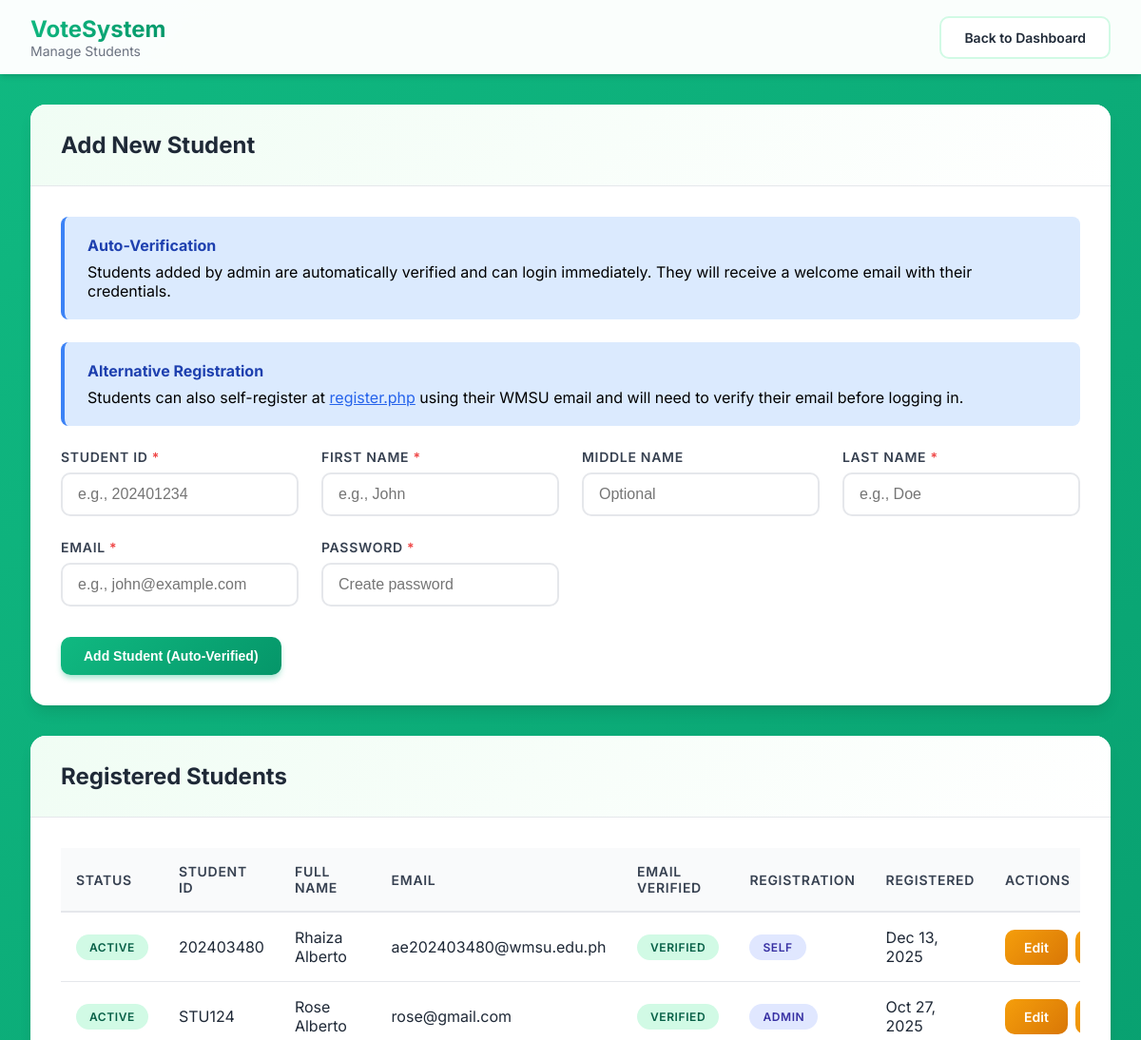
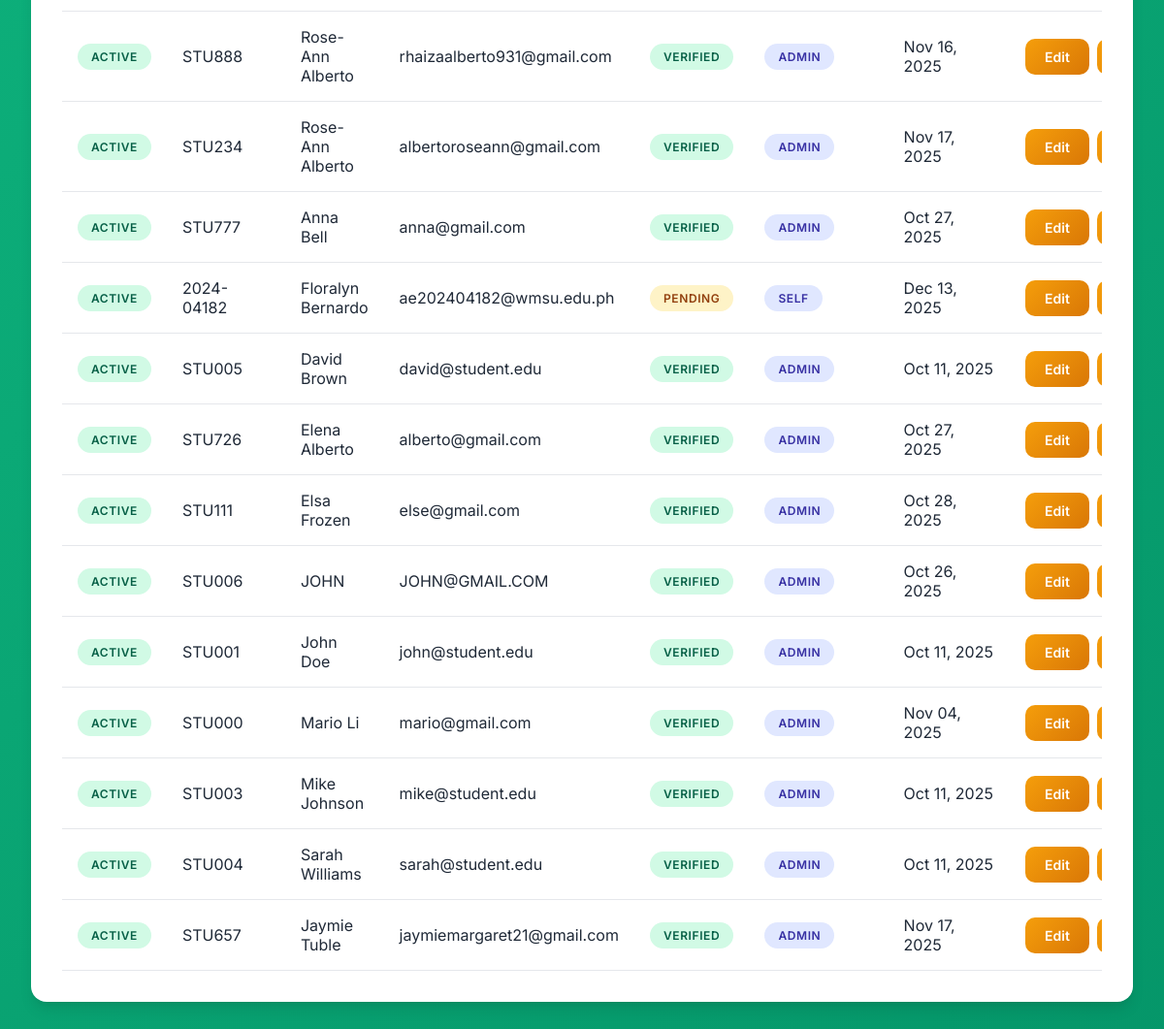
The app's page /students/manage_students.php (signed in) with its own data (2 pictures, top to bottom).
### tables this page shows
CREATE TABLE `users` (
  `id` int(11) NOT NULL,
  `student_id` varchar(50) NOT NULL,
  `first_name` varchar(100) DEFAULT NULL,
  `middle_name` varchar(100) DEFAULT NULL,
  `last_name` varchar(100) DEFAULT NULL,
  `email` varchar(100) NOT NULL,
  `email_verified` tinyint(1) DEFAULT 0,
  `is_active` tinyint(1) DEFAULT 1,
  `deactivated_at` timestamp NULL DEFAULT NULL,
  `deactivated_by` int(11) DEFAULT NULL,
  `deleted_at` timestamp NULL DEFAULT NULL,
  `deleted_by` int(11) DEFAULT NULL,
  `verification_token` varchar(64) DEFAULT NULL,
  `token_expires_at` datetime DEFAULT NULL,
  `registration_method` enum('admin_added','self_registered') DEFAULT 'admin_added',
  `password` varchar(255) NOT NULL,
  `role` enum('student','admin') DEFAULT 'student',
  `created_at` timestamp NOT NULL DEFAULT current_timestamp()
);

### students/manage_students.php (the view, shortened to what this page needs)
<?php
$conn = getDBConnection();
$editMode = false;
$editStudent = null;
$studentsQuery = "SELECT
                    id,
                    student_id,
                    first_name,
                    middle_name,
                    last_name,
                    TRIM(CONCAT_WS(' ', first_name, middle_name, last_name)) AS full_name,
                    email,
                    email_verified,
                    registration_method,
                    is_active,
                    deactivated_at,
                    deleted_at,
                    created_at
                  FROM users
                  WHERE role = 'student' AND deleted_at IS NULL
                  ORDER BY is_active DESC, last_name, first_name";
$students = $conn->query($studentsQuery);
?>
<!DOCTYPE html>
<html lang="en">
<head>
</head>
<body>
    <nav class="modern-navbar">
        <div class="navbar-content">
            <div class="navbar-brand">
                <div class="brand-text">
                    <h1>VoteSystem</h1>
                    <p>Manage Students</p>
                </div>
            </div>
            <a href="../admin/admin_dashboard.php" class="btn-modern btn-secondary">Back to Dashboard</a>
        </div>
    </nav>
    <div class="modern-container">
        <?php if ($editMode && $editStudent): ?>
        <div class="modern-card fade-in">
            <div class="card-header">
                <h2 class="card-title">Edit Student</h2>
            </div>
            <div class="card-body">
                <form method="POST" action="">
                    <input type="hidden" name="user_id" value="<?php echo $editStudent['id']; ?>">
                    <div class="form-grid">
                        <div class="form-group">
                            <label class="form-label">Student ID <span class="required">*</span></label>
                            <input type="text" name="student_id" class="form-input"
                                   value="<?php echo htmlspecialchars($editStudent['student_id']); ?>" required>
                        </div>
                        <div class="form-group">
                            <label class="form-label">First Name <span class="required">*</span></label>
                            <input type="text" name="first_name" class="form-input"
                                   value="<?php echo htmlspecialchars($editStudent['first_name'] ?? ''); ?>" required>
                        </div>
                        <div class="form-group">
                            <label class="form-label">Middle Name</label>
                            <input type="text" name="middle_name" class="form-input"
                                   value="<?php echo htmlspecialchars($editStudent['middle_name'] ?? ''); ?>"
                                   placeholder="Optional">
                        </div>
                        <div class="form-group">
                            <label class="form-label">Last Name <span class="required">*</span></label>
                            <input type="text" name="last_name" class="form-input"
                                   value="<?php echo htmlspecialchars($editStudent['last_name'] ?? ''); ?>" required>
                        </div>
                        <div class="form-group">
                            <label class="form-label">Email <span class="required">*</span></label>
                            <input type="email" name="email" class="form-input"
                                   value="<?php echo htmlspecialchars($editStudent['email']); ?>" required>
                        </div>
                        <div class="form-group">
                            <label class="form-label">New Password</label>
                            <input type="password" name="password" class="form-input"
                                   placeholder="Leave blank to keep current">
                        </div>
                    </div>
                    <div style="display: flex; gap: 1rem; flex-wrap: wrap;">
                        <button type="submit" name="edit_student" class="btn-modern btn-primary">
                            Save Changes
                        </button>
                        <a href="manage_students.php" class="btn-modern btn-secondary">Cancel</a>
                    </div>
                </form>
            </div>
        </div>
        <?php else: ?>
        <div class="modern-card fade-in">
            <div class="card-header">
                <h2 class="card-title">Add New Student</h2>
            </div>
            <div class="card-body">
                <div class="info-banner">
                    <strong>Auto-Verification</strong>
                    Students added by admin are automatically verified and can login immediately. They will receive a welcome email with their credentials.
                </div>
                <div class="info-banner">
                    <strong>Alternative Registration</strong>
                    Students can also self-register at <a href="../register.php" target="_blank">register.php</a> using their WMSU email and will need to verify their email before logging in.
                </div>
                <form method="POST" action="">
                    <div class="form-grid">
                        <div class="form-group">
                            <label class="form-label">Student ID <span class="required">*</span></label>
                            <input type="text" name="student_id" class="form-input"
                                   placeholder="e.g., 202401234" required>
                        </div>
                        <div class="form-group">
                            <label class="form-label">First Name <span class="required">*</span></label>
                            <input type="text" name="first_name" class="form-input"
                                   placeholder="e.g., John" required>
                        </div>
                        <div class="form-group">
                            <label class="form-label">Middle Name</label>
                            <input type="text" name="middle_name" class="form-input"
                                   placeholder="Optional">
                        </div>
                        <div class="form-group">
                            <label class="form-label">Last Name <span class="required">*</span></label>
                            <input type="text" name="last_name" class="form-input"
                                   placeholder="e.g., Doe" required>
                        </div>
                        <div class="form-group">
                            <label class="form-label">Email <span class="required">*</span></label>
                            <input type="email" name="email" class="form-input"
                                   placeholder="e.g., john@example.com" required>
                        </div>
                        <div class="form-group">
                            <label class="form-label">Password <span class="required">*</span></label>
                            <input type="password" name="password" class="form-input"
                                   placeholder="Create password" required>
                        </div>
                    </div>
                    <button type="submit" name="add_student" class="btn-modern btn-primary">
                        Add Student (Auto-Verified)
                    </button>
                </form>
            </div>
        </div>
        <?php endif; ?>
        <div class="modern-card fade-in" style="animation-delay: 0.1s;">
            <div class="card-header">
                <h2 class="card-title">Registered Students</h2>
            </div>
            <div class="card-body">
                <?php if ($students->num_rows > 0): ?>
                    <div class="table-container">
                        <table>
                            <thead>
                                <tr>
                                    <th>Status</th>
                                    <th>Student ID</th>
                                    <th>Full Name</th>
                                    <th>Email</th>
                                    <th>Email Verified</th>
                                    <th>Registration</th>
                                    <th>Registered</th>
                                    <th>Actions</th>
                                </tr>
                            </thead>
                            <tbody>
                                <?php while ($student = $students->fetch_assoc()): ?>
                                    <tr class="<?php echo $student['is_active'] ? '' : 'inactive-row'; ?>">
                                        <td>
                                            <?php if ($student['is_active']): ?>
                                                <span class="badge badge-active">Active</span>
                                            <?php else: ?>
                                                <span class="badge badge-inactive">Inactive</span>
                                            <?php endif; ?>
                                        </td>
                                        <td><?php echo htmlspecialchars($student['student_id']); ?></td>
                                        <td><?php echo htmlspecialchars($student['full_name']); ?></td>
                                        <td><?php echo htmlspecialchars($student['email']); ?></td>
                                        <td>
                                            <?php if ($student['email_verified']): ?>
                                                <span class="badge badge-verified">Verified</span>
                                            <?php else: ?>
                                                <span class="badge badge-pending">Pending</span>
                                            <?php endif; ?>
                                        </td>
                                        <td>
                                            <span class="badge badge-method">
                                                <?php echo $student['registration_method'] === 'admin_added' ? 'Admin' : 'Self'; ?>
                                            </span>
                                        </td>
                                        <td><?php echo date('M d, Y', strtotime($student['created_at'])); ?></td>
                                        <td>
                                            <div class="action-buttons">
                                                <?php if ($student['is_active']): ?>
                                                    <a href="?edit=<?php echo $student['id']; ?>" class="btn-modern btn-warning">
                                                        Edit
                                                    </a>
                                                    <a href="?toggle_status=<?php echo $student['id']; ?>"
                                                       class="btn-modern btn-warning"
                                                       onclick="return confirm('Deactivate this student?\n\nThey will NOT be deleted, just prevented from logging in.\n\nYou can reactivate them later.')">
                                                    </a>
                                                <?php endif; ?>
                                            </div>
                                        </td>
                                    </tr>
                                <?php endwhile; ?>
                            </tbody>
                        </table>
                    </div>
                <?php else: ?>
                    <p style="text-align: center; color: #6b7280; padding: 3rem;">
                        No students registered yet. Add your first student using the form above.
                    </p>
                <?php endif; ?>
            </div>
        </div>
    </div>
</body>
</html>

### students/manage_students.php (style rules this page uses)
* { margin: 0; padding: 0; box-sizing: border-box; }
body { font-family: 'Inter', -apple-system, BlinkMacSystemFont, sans-serif; background: linear-gradient(135deg, #10b981 0%, #059669 100%); min-height: 100vh; padding-bottom: 2rem; }
.modern-navbar { background: rgba(255, 255, 255, 0.98); backdrop-filter: blur(10px); box-shadow: 0 4px 6px -1px rgba(0, 0, 0, 0.1), 0 2px 4px -1px rgba(0, 0, 0, 0.06); padding: 1rem 2rem; margin-bottom: 2rem; }
.navbar-content { max-width: 1400px; margin: 0 auto; display: flex; justify-content: space-between; align-items: center; }
.navbar-brand { display: flex; align-items: center; gap: 1rem; }
.brand-text h1 { font-size: 1.5rem; background: linear-gradient(135deg, #10b981 0%, #059669 100%); -webkit-background-clip: text; -webkit-text-fill-color: transparent; background-clip: text; }
.brand-text p { font-size: 0.875rem; color: #6b7280; }
.modern-container { max-width: 1400px; margin: 0 auto; padding: 0 2rem; }
.modern-card { background: white; border-radius: 16px; box-shadow: 0 10px 15px -3px rgba(0, 0, 0, 0.1), 0 4px 6px -2px rgba(0, 0, 0, 0.05); margin-bottom: 2rem; overflow: hidden; }
.card-header { padding: 1.75rem 2rem; border-bottom: 1px solid #e5e7eb; background: linear-gradient(135deg, #f0fdf4 0%, #ffffff 100%); }
.card-title { font-size: 1.5rem; font-weight: 700; color: #1f2937; }
.card-body { padding: 2rem; }
.form-grid { display: grid; grid-template-columns: repeat(auto-fit, minmax(250px, 1fr)); gap: 1.5rem; margin-bottom: 2rem; }
.form-group { margin-bottom: 0; }
.form-label { display: block; font-size: 0.875rem; font-weight: 600; color: #374151; margin-bottom: 0.5rem; text-transform: uppercase; letter-spacing: 0.05em; }
.required { color: #ef4444; }
.form-input { width: 100%; padding: 0.75rem 1rem; border: 2px solid #e5e7eb; border-radius: 10px; font-size: 1rem; transition: all 0.3s ease; background: white; }
.btn-modern { padding: 0.75rem 1.5rem; border-radius: 10px; font-weight: 600; text-decoration: none; display: inline-flex; align-items: center; gap: 0.5rem; transition: all 0.3s ease; border: none; cursor: pointer; font-size: 0.875rem; }
.btn-primary { background: linear-gradient(135deg, #10b981 0%, #059669 100%); color: white; box-shadow: 0 4px 6px -1px rgba(16, 185, 129, 0.4); }
.btn-secondary { background: white; color: #1f2937; border: 2px solid #d1fae5; }
.btn-warning { background: linear-gradient(135deg, #f59e0b 0%, #d97706 100%); color: white; padding: 0.625rem 1.25rem; font-size: 0.875rem; }
.table-container { overflow-x: auto; }
table { width: 100%; border-collapse: collapse; }
th { background: #f9fafb; padding: 1rem; text-align: left; font-weight: 600; color: #374151; font-size: 0.875rem; text-transform: uppercase; letter-spacing: 0.05em; border-bottom: 2px solid #e5e7eb; }
td { padding: 1rem; border-bottom: 1px solid #e5e7eb; color: #1f2937; }
.badge { display: inline-block; padding: 0.375rem 0.875rem; border-radius: 50px; font-size: 0.75rem; font-weight: 600; text-transform: uppercase; letter-spacing: 0.05em; }
.badge-active { background: #d1fae5; color: #065f46; }
.badge-verified { background: #d1fae5; color: #065f46; }
.badge-pending { background: #fef3c7; color: #92400e; }
.badge-method { background: #e0e7ff; color: #3730a3; }
.action-buttons { display: flex; gap: 0.5rem; flex-wrap: nowrap; align-items: center; }
.action-buttons .btn-modern { white-space: nowrap; flex-shrink: 0; }
.info-banner { background: #dbeafe; border-left: 4px solid #3b82f6; padding: 1.25rem 1.5rem; margin-bottom: 1.5rem; border-radius: 8px; }
.info-banner strong { color: #1e40af; display: block; margin-bottom: 0.5rem; }
.info-banner a { color: #2563eb; text-decoration: underline; }
.fade-in { animation: fadeIn 0.5s ease forwards; }

### records on screen
users: is_active "ACTIVE", student "202403480", full_name "Rhaiza Alberto", email "ae202403480@wmsu.edu.ph", email_verified "VERIFIED", registration_method "SELF", created_at "Dec 13, 2025"
users: is_active "ACTIVE", student "STU124", full_name "Rose Alberto", email "rose@gmail.com", email_verified "VERIFIED", registration_method "ADMIN", created_at "Oct 27, 2025"
users: is_active "ACTIVE", student "STU888", full_name "Rose-Ann Alberto", email "rhaizaalberto931@gmail.com", email_verified "VERIFIED", registration_method "ADMIN", created_at "Nov 16, 2025"
users: is_active "ACTIVE", student "STU234", full_name "Rose-Ann Alberto", email "albertoroseann@gmail.com", email_verified "VERIFIED", registration_method "ADMIN", created_at "Nov 17, 2025"
users: is_active "ACTIVE", student "STU777", full_name "Anna Bell", email "anna@gmail.com", email_verified "VERIFIED", registration_method "ADMIN", created_at "Oct 27, 2025"
users: is_active "ACTIVE", student "2024-04182", full_name "Floralyn Bernardo", email "ae202404182@wmsu.edu.ph", email_verified "PENDING", registration_method "SELF", created_at "Dec 13, 2025"
users: is_active "ACTIVE", student "STU005", full_name "David Brown", email "david@student.edu", email_verified "VERIFIED", registration_method "ADMIN", created_at "Oct 11, 2025"
users: is_active "ACTIVE", student "STU726", full_name "Elena Alberto", email "alberto@gmail.com", email_verified "VERIFIED", registration_method "ADMIN", created_at "Oct 27, 2025"
users: is_active "ACTIVE", student "STU111", full_name "Elsa Frozen", email "else@gmail.com", email_verified "VERIFIED", registration_method "ADMIN", created_at "Oct 28, 2025"
users: is_active "ACTIVE", student "STU006", full_name "JOHN", email "JOHN@GMAIL.COM", email_verified "VERIFIED", registration_method "ADMIN", created_at "Oct 26, 2025"
users: is_active "ACTIVE", student "STU001", full_name "John Doe", email "john@student.edu", email_verified "VERIFIED", registration_method "ADMIN", created_at "Oct 11, 2025"
users: is_active "ACTIVE", student "STU000", full_name "Mario Li", email "mario@gmail.com", email_verified "VERIFIED", registration_method "ADMIN", created_at "Nov 04, 2025"
users: is_active "ACTIVE", student "STU003", full_name "Mike Johnson", email "mike@student.edu", email_verified "VERIFIED", registration_method "ADMIN", created_at "Oct 11, 2025"
users: is_active "ACTIVE", student "STU004", full_name "Sarah Williams", email "sarah@student.edu", email_verified "VERIFIED", registration_method "ADMIN", created_at "Oct 11, 2025"
users: is_active "ACTIVE", student "STU657", full_name "Jaymie Tuble", email "jaymiemargaret21@gmail.com", email_verified "VERIFIED", registration_method "ADMIN", created_at "Nov 17, 2025"
